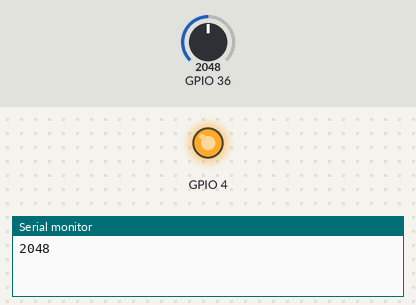
Recording of a sketch running on a simulated ESP32. Parts: output pins drawn as LEDs (lit = HIGH), the last lines printed to the serial monitor. The inputs (shaded band) are chosen by the test bench; at power-on: GPIO 36 = 2048. WiFi joins after 1.5 s; servers stay silent unless stated.

Above: at 3.0 s.
3.1 s: GPIO 36 set to 197
5.8 s: GPIO 36 set to 170
At 6.7 s:
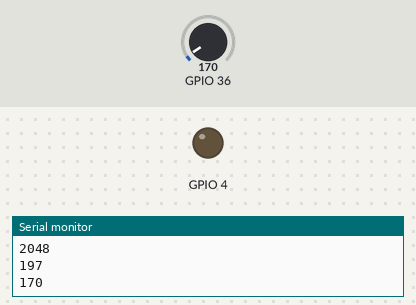
8.5 s: GPIO 36 set to 491
At 10.9 s:
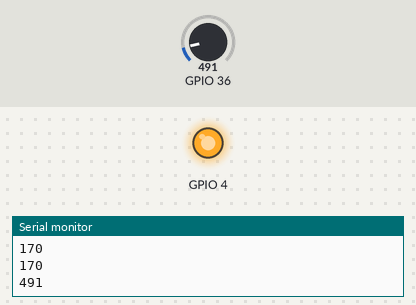
11.3 s: GPIO 36 set to 150
At 12.5 s:
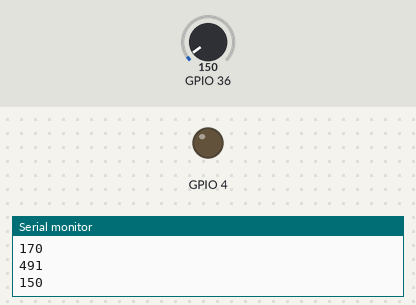
Timing chart, 0 to 14.3 s (numbered marks = the images above; inputs shaded):
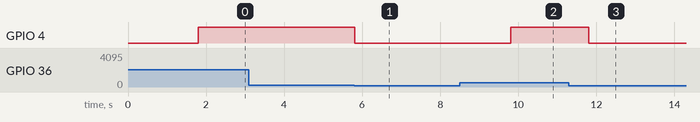

Measured:
- the behaviour switches between 190 and 189 on GPIO 36 (found by bisection; images 0 and 1)
- after the input at 5.8 s, GPIO 4: HIGH → LOW at once
- after the input at 8.5 s, GPIO 4: LOW → HIGH after 1.3 s
- after the input at 11.3 s, GPIO 4: HIGH → LOW after 0.51 s

The sketch:

MQ2_IoT.ino
```cpp
#define BLYNK_PRINT Serial
#include <WiFi.h>
#include <Blynk.h>

BlynkTimer timer;

char auth[] = "";
char ssid[] = "";
char pass[] = "";

int n = 36;

void setup()
{
  Serial.begin(115200);
  Blynk.begin(auth, ssid, pass);
  pinMode(4,OUTPUT);
  timer.setInterval(1000L, sendUptime);
}

void sendUptime()
{
  Blynk.virtualWrite(V1, n);
}

void loop()
{
  Blynk.run();
  timer.run();
  n=analogRead(36);
  Serial.println(n);

  if(n>190)
  {
    digitalWrite(4,HIGH);
    delay(2000);

  }
  else if(n<190)
  {
      digitalWrite(4,LOW);
      delay(2000);

  }
}
```
